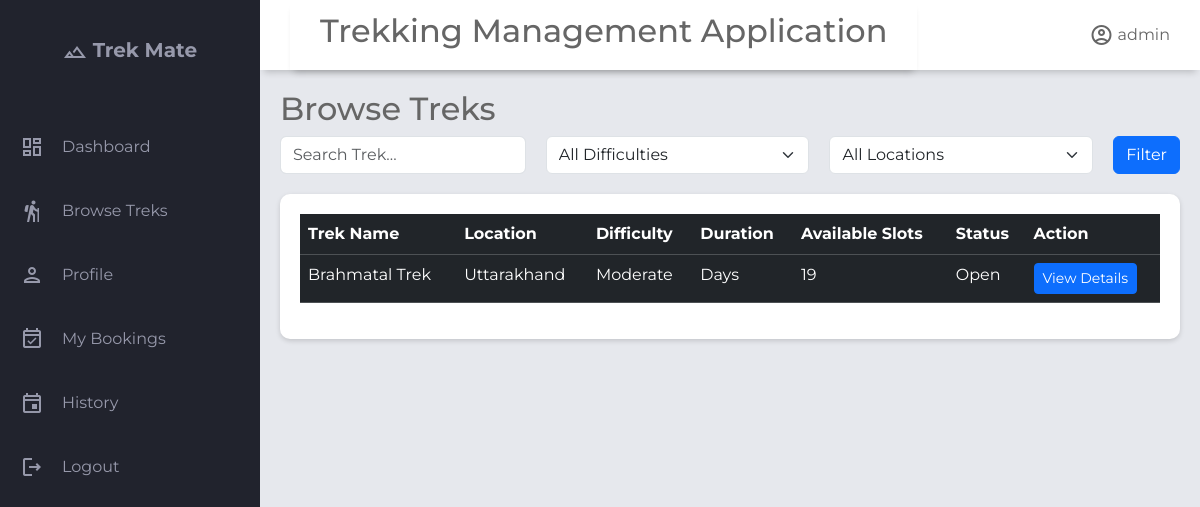
The app's page /home/1/browse, older data.
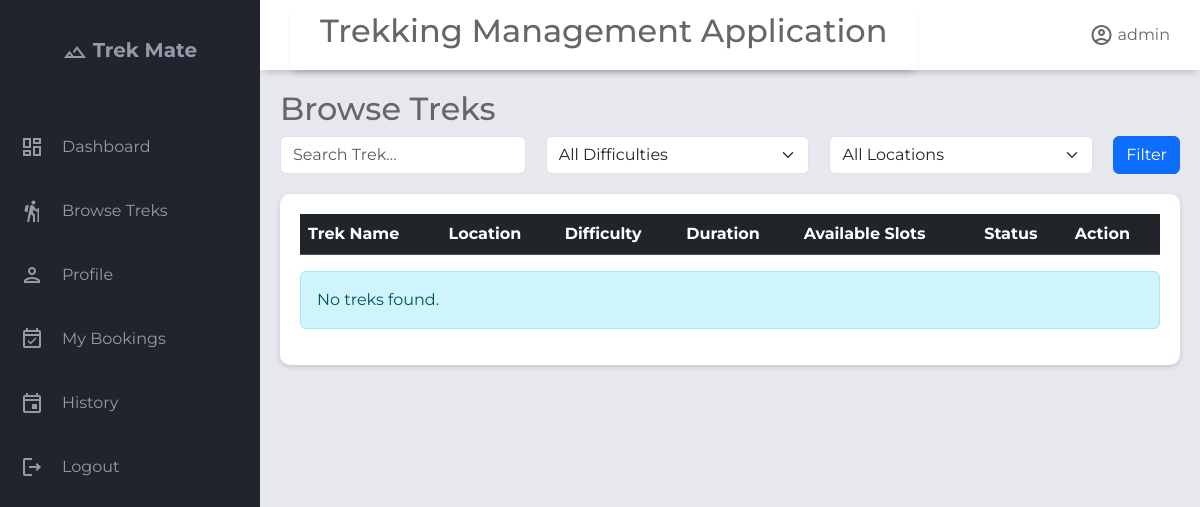
The same page, newer data.
### application/models.py (models this page shows)
class Trek(db.Model):
    __tablename__='trek'
    id              = db.Column(db.Integer, primary_key=True)
    name            = db.Column(db.String(), nullable=False)
    description     = db.Column(db.Text, nullable=True)
    location        = db.Column(db.String(), nullable=True)
    difficulty      = db.Column(db.String(), nullable=False, default='moderate')  # easy | moderate | hard
    duration_days   = db.Column(db.Integer, nullable=False)
    start_date      = db.Column(db.DateTime, nullable=True)
    end_date        = db.Column(db.DateTime, nullable=True)
    max_slots       = db.Column(db.Integer, nullable=False, default=20)
    available_slots = db.Column(db.Integer, nullable=False, default=20)
    price           = db.Column(db.Numeric, nullable=False, default=0.0)
    status          = db.Column(Enum('pending','approved','open','closed','completed','cancelled',name='trek_status'),nullable=False, default='pending')  # pending | approved | open | closed | completed | cancelled
    created_at      = db.Column(db.DateTime, default=db.func.now())
    updated_at      = db.Column(db.DateTime, onupdate=db.func.now())
    assigned_staffs=db.relationship('Staff_profile',secondary='trek_staff_assignment',lazy=True,back_populates='assigned_treks')#many to many relationship
    bookings=db.relationship('Booking',back_populates='trek',lazy=True)#one to many relationship as one trek can have multiple bookings but not other side, as one booking can belong to a single trek

### application/controller.py (the view)
@app.route("/home/<int:user_id>/browse")
def browse_treks(user_id):
    user = User.query.get_or_404(user_id)
    difficulty = request.args.get("difficulty")
    location = request.args.get("location")
    search = request.args.get("search")
    treks = Trek.query.filter(Trek.status == "open")
    if search:
        treks = treks.filter(Trek.name.ilike(f"%{search}%"))
    if difficulty:
        treks = treks.filter(Trek.difficulty == difficulty)
    if location:
        treks = treks.filter(Trek.location == location)
    treks = treks.order_by(Trek.start_date).all()
    locations = (
        db.session.query(Trek.location)
        .distinct()
        .order_by(Trek.location)
        .all()
    )
    return render_template("browse_treks.html",user=user,treks=treks,locations=locations,selected_location=location,selected_difficulty=difficulty,search=search)

### templates/browse_treks.html (shortened to what this page needs)
{% extends "trekker_base.html" %}
{% block header_title %}
Browse Treks
{% endblock %}
{% block content %}
<div class="filter-card">
    <form method="GET">
        <div class="filter-row" style="display: flex; gap: 20px;">
            <input type="text" name="search" class="form-control" placeholder="Search Trek..." value="{{ search or ''}}">
            <select name="difficulty" class="form-select" >
                <option value="">All Difficulties</option>
            </select>
            <select name="location" class="form-select">
                <option value="">All Locations</option>
            </select>
            <button class="btn btn-primary">
                Filter
            </button>
        </div>
    </form>
</div>
<section class="table-section">
    <div class="table-content">
        <table class="table table-dark table-hover">
            <thead>
                <tr>
                    <th>Trek Name</th>
                    <th>Location</th>
                    <th>Difficulty</th>
                    <th>Duration</th>
                    <th>Available Slots</th>
                    <th>Status</th>
                    <th>Action</th>
                </tr>
            </thead>
            <tbody>
                {% for trek in treks %}
                <tr>
                    <td>{{trek.name}}</td>
                    <td>{{trek.location}}</td>
                    <td>{{trek.difficulty.title()}}</td>
                    <td>{{trek.duration}} Days</td>
                    <td>{{trek.available_slots}}</td>
                    <td>{{trek.status.title()}}</td>
                    <td>
                        <a href="{{url_for('trek_details',user_id=user.id,trek_id=trek.id)}}" class="btn btn-primary btn-sm">
                            View Details
                        </a>
                    </td>
                </tr>
                {% endfor %}
            </tbody>
        </table>
        {% if not treks %}
        <div class="alert alert-info">
            No treks found.
        </div>
        {% endif %}
    </div>
</section>
{% endblock %}

Row changes from the older to the newer data that the page shows:
removed Trek: name "Brahmatal Trek", location "Uttarakhand", difficulty "Moderate", available_slots "19", status "Open"
Text that changed along with them:
text now shown: "No treks found."
